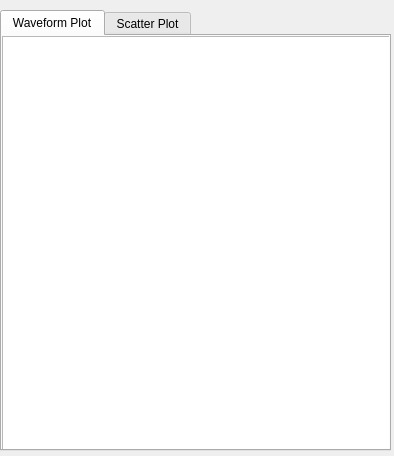
<?xml version="1.0" encoding="UTF-8"?>
<ui version="4.0">
 <class>WaveForm</class>
 <widget class="QWidget" name="WaveForm">
  <property name="geometry">
   <rect>
    <x>0</x>
    <y>0</y>
    <width>394</width>
    <height>456</height>
   </rect>
  </property>
  <property name="windowTitle">
   <string>Form</string>
  </property>
  <widget class="QTabWidget" name="tabWidget">
   <property name="geometry">
    <rect>
     <x>0</x>
     <y>10</y>
     <width>391</width>
     <height>441</height>
    </rect>
   </property>
   <property name="currentIndex">
    <number>0</number>
   </property>
   <widget class="QWidget" name="tab">
    <attribute name="title">
     <string>Waveform Plot</string>
    </attribute>
    <widget class="PyDMWaveformPlot" name="PyDMWaveformPlot">
     <property name="geometry">
      <rect>
       <x>0</x>
       <y>0</y>
       <width>391</width>
       <height>421</height>
      </rect>
     </property>
     <property name="toolTip">
      <string/>
     </property>
     <property name="showXGrid">
      <bool>true</bool>
     </property>
     <property name="showYGrid">
      <bool>true</bool>
     </property>
     <property name="title" stdset="0">
      <string/>
     </property>
     <property name="yLabels">
      <stringlist/>
     </property>
     <property name="curves">
      <stringlist>
       <string>{&quot;y_channel&quot;: &quot;ca://{DEVICE}:STR${MUX}:STREAM_SLOWSHORT${CH}&quot;, &quot;x_channel&quot;: null, &quot;name&quot;: &quot;&quot;, &quot;color&quot;: &quot;white&quot;, &quot;lineStyle&quot;: 1, &quot;lineWidth&quot;: 1, &quot;symbol&quot;: null, &quot;symbolSize&quot;: 10, &quot;redraw_mode&quot;: 2}</string>
      </stringlist>
     </property>
    </widget>
   </widget>
   <widget class="QWidget" name="tab_2">
    <attribute name="title">
     <string>Scatter Plot</string>
    </attribute>
    <widget class="PyDMScatterPlot" name="PyDMScatterPlot">
     <property name="geometry">
      <rect>
       <x>0</x>
       <y>0</y>
       <width>391</width>
       <height>421</height>
      </rect>
     </property>
     <property name="toolTip">
      <string/>
     </property>
     <property name="yLabels">
      <stringlist>
       <string>ca://${DEVICE}:STR0:STREAM_SLOWSHORT0</string>
       <string>ca://${DEVICE}:STR0:STREAM_SLOWSHORT1</string>
       <string>ca://${DEVICE}:STR0:STREAM_SLOWSHORT2</string>
       <string>ca://${DEVICE}:STR0:STREAM_SLOWSHORT3</string>
      </stringlist>
     </property>
    </widget>
   </widget>
  </widget>
 </widget>
 <customwidgets>
  <customwidget>
   <class>PyDMScatterPlot</class>
   <extends>QGraphicsView</extends>
   <header>pydm.widgets.scatterplot</header>
  </customwidget>
  <customwidget>
   <class>PyDMWaveformPlot</class>
   <extends>QGraphicsView</extends>
   <header>pydm.widgets.waveformplot</header>
  </customwidget>
 </customwidgets>
 <resources/>
 <connections/>
</ui>
